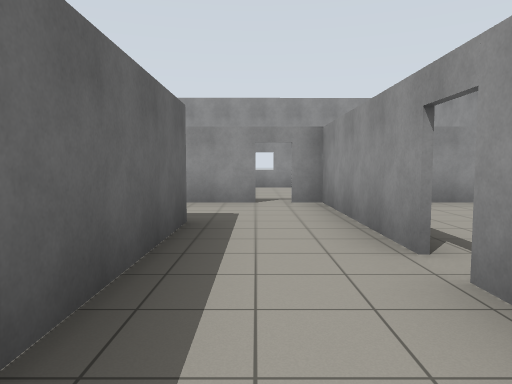
[1] (above)

24 first-person views from a walk through a robot-simulator world made for Gazebo. The camera is 1.2 m above the floor, tilts 4° down and sees 70° across. The floor is counted in squares, 2 m on a side. Each view is taken from the middle of a square. On the plan, view 1 faces up. The plan holds only what a view shows up to about 10 squares ahead; the rest is blank.

[2]
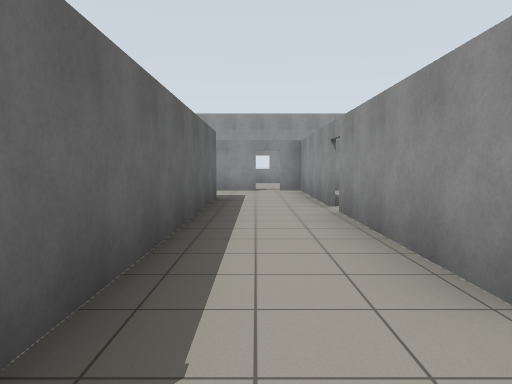

[3]
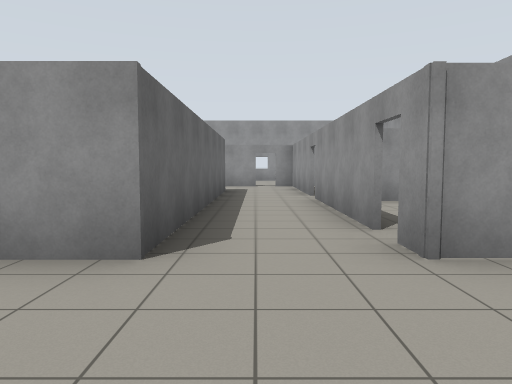

[4]
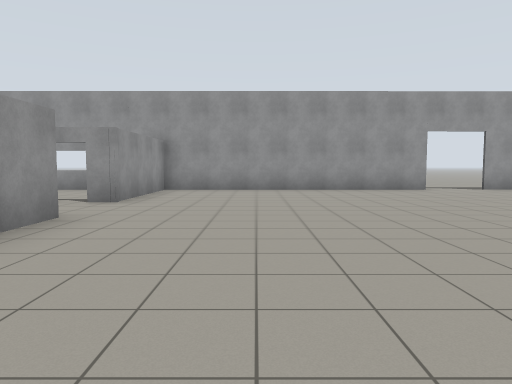

[5]
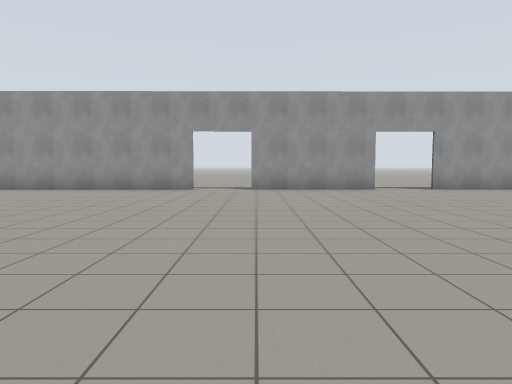

[6]
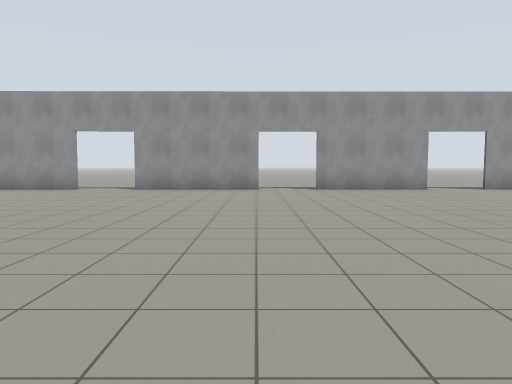

[7]
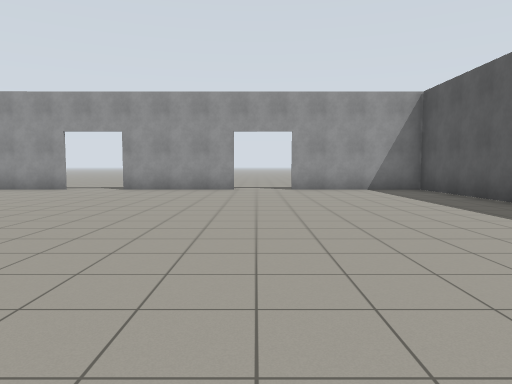

[8]
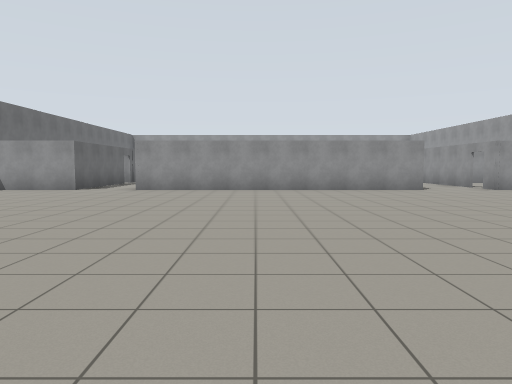

[9]
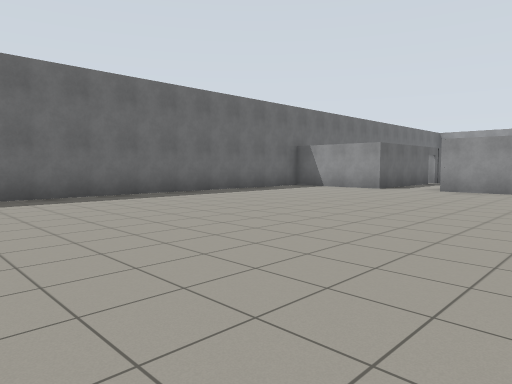

[10]
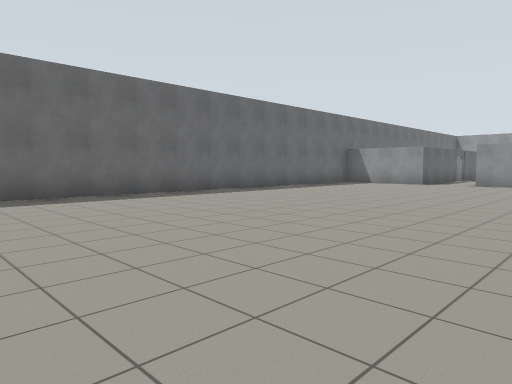

[11]
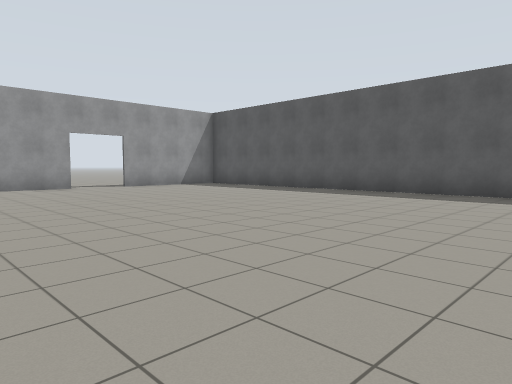

[12]
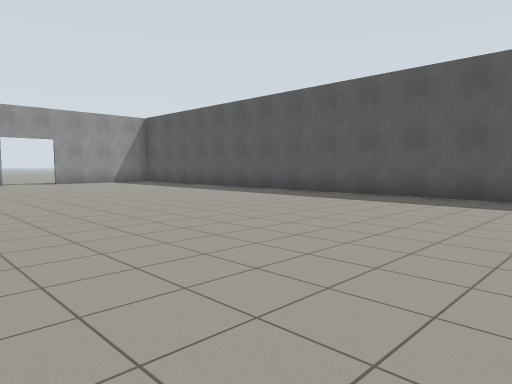

[13]
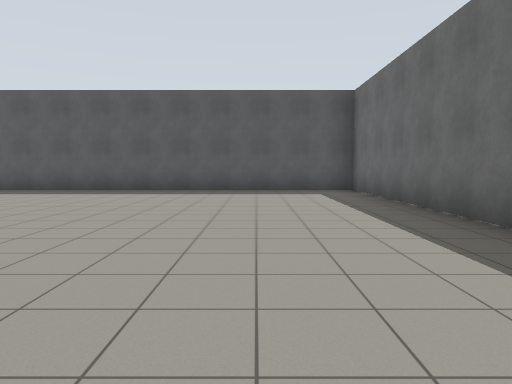

[14]
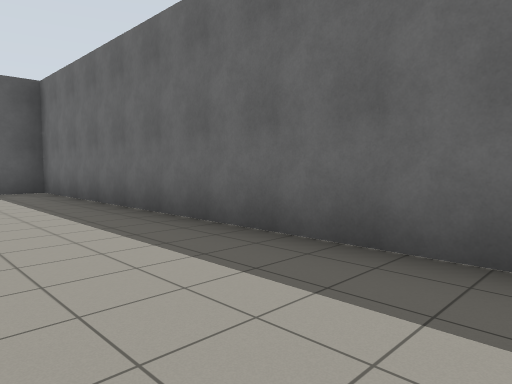

[15]
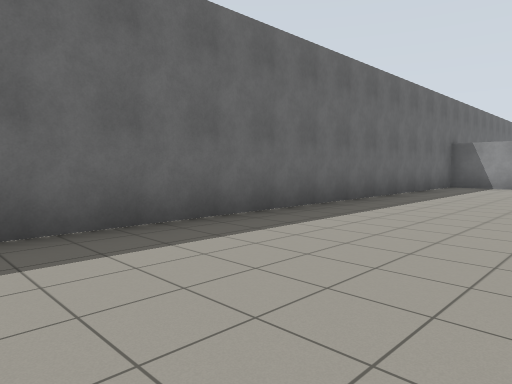

[16]
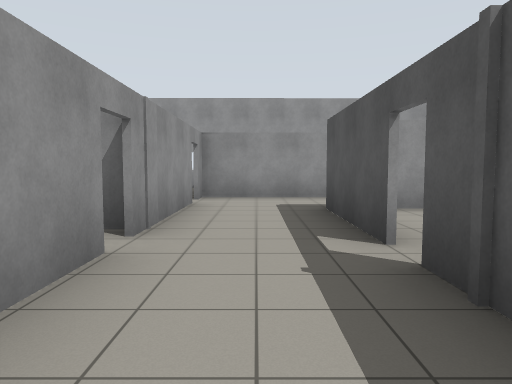

[17]
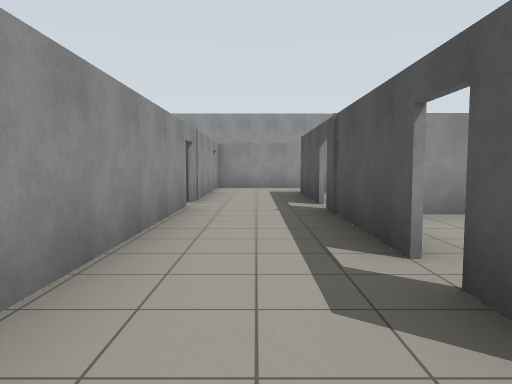

[18]
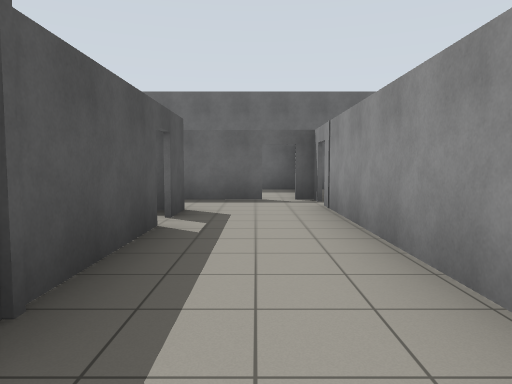

[19]
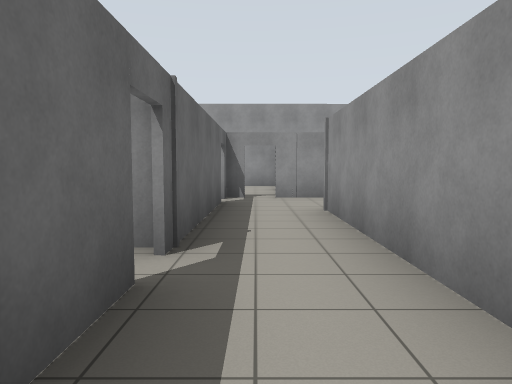

[20]
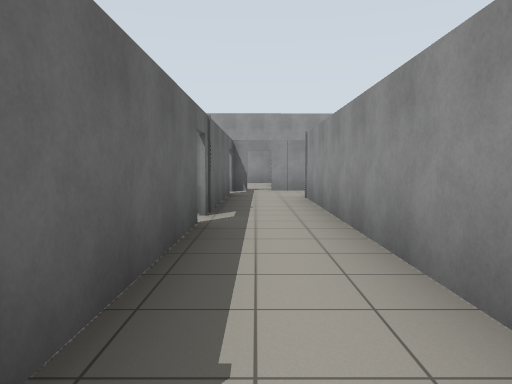

[21]
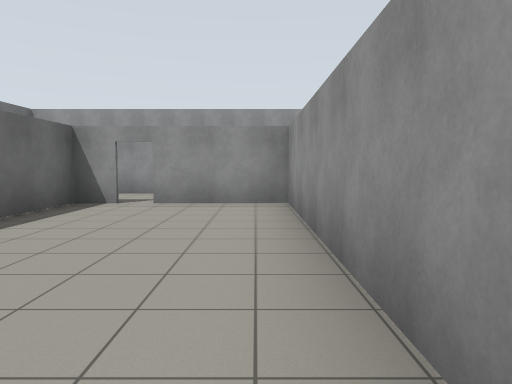

[22]
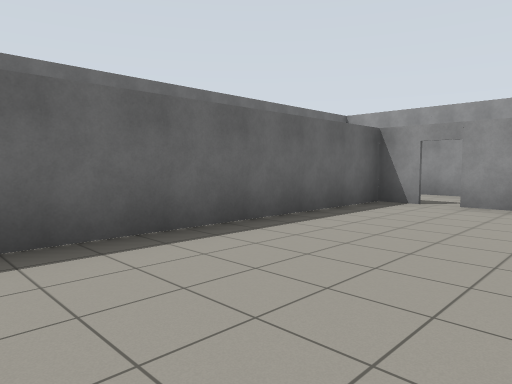

[23]
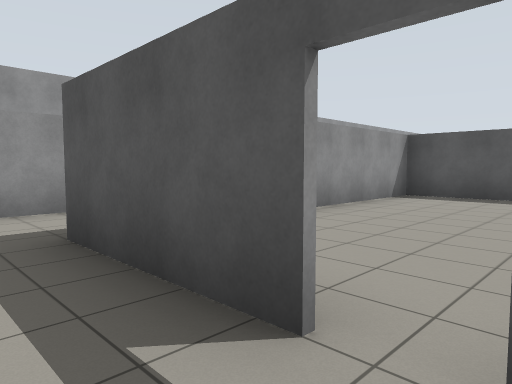

[24]
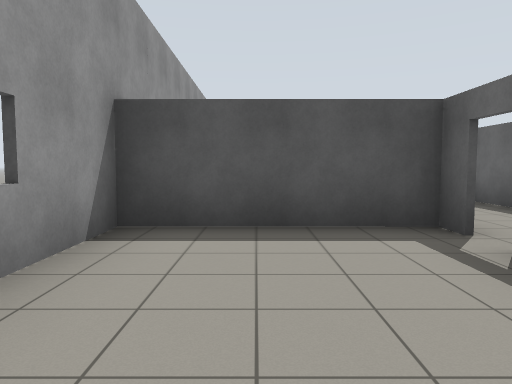

### Floor plan
Ten units are one square. View 1 is at (0, 0); x grows to the right and y downward. Boxes are objects, and circles mark ways between rooms. Rooms are numbered by the first view taken in them; rooms with no view inside come last. Other rooms are left out.
<svg viewBox="-130 -66 180 304">
<path fill="none" stroke="#000" d="M-32 -40 -7 -40 -7 27M-34 -60 -86 -60M0 -60 -30 -60M11 -24 11 -61M-67 -40 -37 -40M-80 -40 -72 -40M11 16 11 -19M11 27 11 21M44 141 44 109M44 95 44 27 11 27M45 185 44 155M-7 27 -81 27M-96 27 -119 27M-125 32 -125 233 45 233 45 199M-96 -9 -96 27M-81 18 -80 -40M-96 -51 -96 -14M-91 -60 -96 -60M-45 14 -45 -39 -67 -39M-72 -39 -80 -39 -80 15M12 -19 12 -14 44 -14M36 -60 5 -60M44 -9 44 -31M-8 -25 -8 -35M-28 26 -8 26 -8 -6"/>
<circle cx="0" cy="30" r="3" fill="#2a7"/>
<circle cx="-80" cy="-50" r="3" fill="#2a7"/>
<circle cx="-70" cy="-40" r="3" fill="#2a7"/>
<circle cx="10" cy="-20" r="3" fill="#2a7"/>
<circle cx="-35" cy="-40" r="3" fill="#2a7"/>
<circle cx="-90" cy="40" r="3" fill="#2a7"/>
<text x="-20" y="-50">1</text>
<text x="-40" y="130">2</text>
<text x="-90" y="-10">3</text>
<text x="-60" y="-10">4</text>
<text x="20" y="-40">5</text>
<text x="-30" y="-10">6</text>
</svg>
Room 1 opens to room 2. Room 1 opens to room 3. Room 1 opens to room 4. Room 1 opens to room 5. Room 1 opens to room 6. Room 2 opens to room 3.

Where each view was taken, in squares from view 1:
view 1: 0 up, 0 right, facing up
view 2: 3 down, 0 right, facing up
view 3: 5 down, 0 right, facing up
view 4: 5 down, 5 left, facing right
view 5: 11 down, 5 left, facing right
view 6: 14 down, 5 left, facing right
view 7: 19 down, 5 left, facing right
view 8: 12 down, 5 left, facing up
view 9: 12 down, 5 left, facing up-left
view 10: 15 down, 5 left, facing up-left
view 11: 15 down, 6 left, facing down-right
view 12: 16 down, 9 left, facing down-right
view 13: 14 down, 10 left, facing down
view 14: 14 down, 10 left, facing down-left
view 15: 14 down, 9 left, facing up-left
view 16: 5 up, 6 left, facing right
view 17: 5 up, 9 left, facing right
view 18: 5 up, 3 left, facing left
view 19: 1 down, 9 left, facing up
view 20: 3 down, 9 left, facing up
view 21: 2 down, 5 left, facing up
view 22: 2 down, 5 left, facing up-left
view 23: 5 up, 4 left, facing down-right
view 24: 5 up, 3 right, facing down
